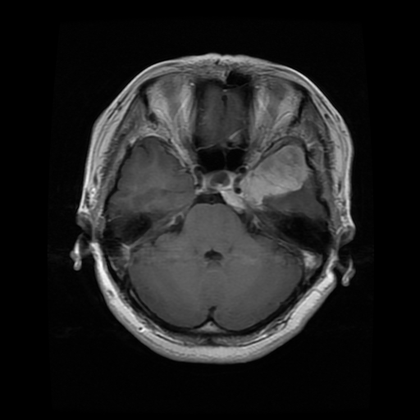
%> input picture imags_E_S/gray/1.png, 420 x 420 px, shrunk from 512 x 512 before the run
$ octave main_gray.m   (GNU Octave 9; MATLAB toolbox functions it lacks are replaced by stand-ins)
%> lines starting %> are read from the running program, lines starting %| are printed output that depends on the picture; in (x1, y1, x2, y2) boxes, pixels count from 0 and x2, y2 are one past the last pixel; in counts of white or black regions, pixels touching at a corner belong together; the program's own positions count from 1
### imnoise.m
function b = imnoise(varargin)
%IMNOISE Add noise to image.
%   J = IMNOISE(I,TYPE,...) Add noise of a given TYPE to the intensity image
%   I. TYPE is a string that can have one of these values:
%
%       'gaussian'       Gaussian white noise with constant
%                        mean and variance
%
%       'localvar'       Zero-mean Gaussian white noise
%                        with an intensity-dependent variance
%
%       'poisson'        Poisson noise
%
%       'salt & pepper'  "On and Off" pixels
%
%       'speckle'        Multiplicative noise
%
%   Depending on TYPE, you can specify additional parameters to IMNOISE. All
%   numerical parameters are normalized; they correspond to operations with
%   images with intensities ranging from 0 to 1.
%
%   J = IMNOISE(I,'gaussian',M,V) adds Gaussian white noise of mean M and
%   variance V to the image I. When unspecified, M and V default to 0 and
%   0.01 respectively.
%
%   J = imnoise(I,'localvar',V) adds zero-mean, Gaussian white noise of
%   local variance, V, to the image I.  V is an array of the same size as I.
%
%   J = imnoise(I,'localvar',IMAGE_INTENSITY,VAR) adds zero-mean, Gaussian
%   noise to an image, I, where the local variance of the noise is a
%   function of the image intensity values in I.  IMAGE_INTENSITY and VAR
%   are vectors of the same size, and PLOT(IMAGE_INTENSITY,VAR) plots the
%   functional relationship between noise variance and image intensity.
%   IMAGE_INTENSITY must contain normalized intensity values ranging from 0
%   to 1.
%
%   J = IMNOISE(I,'poisson') generates Poisson noise from the data instead
%   of adding artificial noise to the data. In order to respect Poisson
%   statistics, the intensities of uint8 and uint16 images must correspond
%   to the number of photons (or any other quanta of information).
%   Double-precision images are used when the number of photons per pixel
%   can be much larger than 65535 (but less than 10^12); the intensities
%   values vary between 0 and 1 and correspond to the number of photons
%   divided by 10^12.
%
%   J = IMNOISE(I,'salt & pepper',D) adds "salt and pepper" noise to the
%   image I, where D is the noise density.  This affects approximately
%   D*numel(I) pixels. The default for D is 0.05.
%
%   J = IMNOISE(I,'speckle',V) adds multiplicative noise to the image I,
%   using the equation J = I + n*I, where n is uniformly distributed random
%   noise with mean 0 and variance V. The default for V is 0.04.
%
%   Note
%   ----
%   The mean and variance parameters for 'gaussian', 'localvar', and
%   'speckle' noise types are always specified as if for a double image
%   in the range [0, 1].  If the input image is of class uint8 or uint16,
%   the imnoise function converts the image to double, adds noise
%   according to the specified type and parameters, and then converts the
%   noisy image back to the same class as the input.
%
%   Class Support
%   -------------
%   I can be of class uint8, uint16, or double. The output image J is of
%   the same class as I.  If I has more than two dimensions it is treated
%   as a multidimensional intensity image and not as an RGB image.
%
%   Example
%   -------
%        I = imread('eight.tif');
%        J = imnoise(I,'salt & pepper', 0.02);
%        imview(I), imview(J)
%
%   See also IMNSTATS, RAND, RANDN.

%   Copyright 1993-2003 The MathWorks, Inc.
%   $Revision: 5.20.4.3 $  $Date: 2003/08/01 18:09:05 $

  [a, code, classIn, classChanged, p3, p4] = ParseInputs(varargin{:});

  clear varargin;
  sizeA = size(a);

  switch code
   case 'gaussian' % Gaussian white noise
    b = a + sqrt(p4)*randn(sizeA) + p3;

   case 'localvar_1' % Gaussian white noise with variance varying locally
                     % imnoise(a,'localvar',v)
                     % v is local variance array
    b = a + sqrt(p3).*randn(sizeA); % Use a local variance array

   case 'localvar_2' % Gaussian white noise with variance varying locally
                     % Use an empirical intensity-variance relation
    intensity = p3(:); % Use an empirical intensity-variance relation
    var       = p4(:);
    minI  = min(intensity);
    maxI  = max(intensity);
    b     = min(max(a,minI),maxI);
    b     = reshape(interp1(intensity,var,b(:)),sizeA);
    b     = a + sqrt(b).*randn(sizeA);

   case 'poisson' % Poisson noise
    switch classIn
     case 'uint8'
      a = round(a*255);
     case 'uint16'
      a = round(a*65535);
     case 'double'
      a = round(a*10^12); % Recalibration
    end

    a = a(:);

    %  (Monte-Carlo Rejection Method) Ref. Numerical
    %  Recipes in C, 2nd Edition, Press, Teukolsky,
    %  Vetterling, Flannery (Cambridge Press)

    b=zeros(size(a));
    idx1=find(a<50); % Cases where pixel intensities are less than 50 units
    if (~isempty(idx1))
      g=exp(-a(idx1));
      em=-ones(size(g));
      t=ones(size(g));
      idx2= (1:length(idx1))';
      while ~isempty(idx2)
        em(idx2)=em(idx2)+1;
        t(idx2)=t(idx2).*rand(size(idx2));
        idx2 = idx2(t(idx2) > g(idx2));
      end
      b(idx1)=em;
    end

    % For large pixel intensities the Poisson pdf becomes
    % very similar to a Gaussian pdf of mean and of variance
    % equal to the local pixel intensities. Ref. Mathematical Methods
    % of Physics, 2nd Edition, Mathews, Walker (Addison Wesley)
    idx1=find(a>=50); % Cases where pixel intensities are more than 49 units
    if (~isempty(idx1))
      b(idx1)=round(a(idx1)+sqrt(a(idx1)).*randn(size(idx1)));
    end

    b = reshape(b,sizeA);

   case 'salt & pepper' % Salt & pepper noise
    b = a;
    x = rand(sizeA);
    d = find(x < p3/2);
    b(d) = 0; % Minimum value
    d = find(x >= p3/2 & x < p3);
    b(d) = 1; % Maximum (saturated) value

   case 'speckle' % Speckle (multiplicative) noise
    b = a + sqrt(12*p3)*a.*(rand(sizeA)-.5);

  end

  % Truncate the output array data if necessary
  if strcmp(code,{'poisson'})
    switch classIn
     case 'uint8'
      b = uint8(b);
     case 'uint16'
      b = uint16(b);
     case 'double'
      b = min(b/10^12,1);
    end
  else
    b = max(0,min(b,1));
    % The output class should be the same as the input class
    if classChanged,
      b = changeclass(classIn, b);
    end
  end


%%%
%%% ParseInputs
%%%
function [a, code, classIn, classChanged, p3, p4, msg] = ParseInputs(varargin)

% Initialization
a            = [];
code         = 'gaussian';
classIn      = '';
classChanged = [];
p3           = [];
p4           = [];
msg = '';

% Check the number of input arguments.

% checknargin(1,4,nargin,mfilename);

% Check the input-array type.
a = varargin{1};
% checkinput(a, {'uint8','uint16','double'}, '', mfilename, 'I', 1);

% Change class to double
classIn = class(a);
classChanged = 0;
if ~isa(a, 'double')
  a = im2double(a);
  classChanged = 1;
else
  % Check for valid image I
  if ~(isNonnegativeReal(a(:)) && all(a(:)<=1))
    eid = sprintf('Images:%s:invalidDoubleImage',mfilename);
    msg = 'A valid double image must have values between zero and one.';
    error(eid,'%s',msg);
  end
end

% Check the noise type.
if nargin > 1
  if ~ischar(varargin{2})
    eid = sprintf('Images:%s:invalidNoiseType',mfilename);
    msg = 'TYPE must be a character string.';
    error(eid,'%s',msg);
  end

  % Preprocess noise type string to detect abbreviations.
  allStrings = {'gaussian', 'salt & pepper', 'speckle',...
                'poisson','localvar'};
  idx = strmatch(lower(varargin{2}), allStrings);
  switch length(idx)
   case 0
    eid = sprintf('Images:%s:unknownNoiseType',mfilename);
    msg = sprintf('Unknown noise type: ''%s''.', varargin{2});
    error(eid,'%s',msg);
   case 1
    code = allStrings{idx};
   otherwise
    eid = sprintf('Images:%s:ambiguousNoiseType',mfilename);
    msg = sprintf('Ambiguous noise type: ''%s''.', varargin{2});
    error(eid,'%s',msg);
  end
else
  code = 'gaussian';  % default noise type
end

switch code
 case 'poisson'
  if nargin > 2
    eid = sprintf('Images:%s:tooManyPoissonInputs',mfilename);
    msg = 'Too many inputs for ''poisson'' noise.';
    error(eid,'%s',msg);
  end

 case 'gaussian'
  p3 = 0;     % default mean
  p4 = 0.01;  % default variance

  if nargin > 2
    p3 = varargin{3};
    if ~isRealScalar(p3)
      eid = sprintf('Images:%s:invalidMean',mfilename);
      msg = 'For ''gaussian'' noise, M must be a real scalar.';
      error(eid,'%s',msg);
    end
  end

  if nargin > 3
    p4 = varargin{4};
    if ~isNonnegativeRealScalar(p4)
      eid = sprintf('Images:%s:invalidVariance',mfilename);
      msg = 'For ''gaussian'' noise, V must be a real nonnegative scalar.';
      error(eid,'%s',msg);
    end
  end

  if nargin > 4
    eid = sprintf('Images:%s:tooManyGaussianInputs',mfilename);
    msg = 'Too many inputs for ''gaussian'' noise.';
    error(eid,'%s',msg);
    return;
  end

 case 'salt & pepper'
  p3 = 0.05;   % default density

  if nargin > 2
    p3 = varargin{3};
    if ~isNonnegativeRealScalar(p3) || (p3 > 1)
      eid = sprintf('Images:%s:invalidNoiseDensity',mfilename);
      msg1 = 'For ''salt & pepper'' noise, D must be a real nonnegative ';
      msg2 = 'scalar less than or equal to 1.';
      msg = sprintf('%s\n%s',msg1,msg2);
      error(eid,'%s',msg);
    end

    if nargin > 3
      eid = sprintf('Images:%s:tooManySaltAndPepperInputs',mfilename);
      msg = 'Too many inputs for ''salt & pepper'' noise.';
      error(eid,'%s',msg);
    end
  end

 case 'speckle'
  p3 = 0.05;    % default variance

  if nargin > 2
    p3 = varargin{3};
    if ~isNonnegativeRealScalar(p3)
      eid = sprintf('Images:%s:invalidVariance',mfilename);
      msg = 'For ''speckle'' noise, V must be a nonnegative real scalar.';
      error(eid,'%s',msg);
    end
  end

  if nargin > 3
    eid = sprintf('Images:%s:tooManySpeckleInputs',mfilename);
    msg = 'Too many inputs for ''speckle'' noise.';
    error(eid,'%s',msg);
  end

 case 'localvar'
  if nargin < 3
    eid = sprintf('Images:%s:toofewLocalVarInputs',mfilename);
    msg = 'Too few inputs for ''localvar'' noise.';
    error(eid,'%s',msg);

  elseif nargin == 3
    % IMNOISE(a,'localvar',v)
    code = 'localvar_1';
    p3 = varargin{3};
    if ~isNonnegativeReal(p3) || ~isequal(size(p3),size(a))
      eid = sprintf('Images:%s:invalidLocalVariance',mfilename);
      msg1 = 'For the ''localvar'' noise syntax, V must contain ';
      msg2 = 'only nonnegative real values and be the same size as A.';
      msg = sprintf('%s\n%s',msg1,msg2);
      error(eid,'%s',msg);
    end

  elseif nargin == 4
    % IMNOISE(a,'localvar',IMAGE_INTENSITY,NOISE_VARIANCE)
    code = 'localvar_2';
    p3 = varargin{3};
    p4 = varargin{4};

    if ~isNonnegativeRealVector(p3) || (any(p3) > 1)
      eid = sprintf('Images:%s:invalidImageIntensity',mfilename);
      msg1 = 'For ''localvar'' noise, IMAGE_INTENSITY must be a ';
      msg2 = 'nonnegative real vector less than or equal to 1.';
      msg = sprintf('%s\n%s',msg1,msg2);
      error(eid,'%s',msg);
    end

    if ~isNonnegativeRealVector(p4)
      eid = sprintf('Images:%s:invalidLocalVariance',mfilename);
      msg1 = 'For ''localvar'' noise, NOISE_VARIANCE must be a ';
      msg2 = 'nonnegative real vector.';
      msg = sprintf('%s\n%s',msg1,msg2);
      error(eid,'%s',msg);
    end

    if ~isequal(size(p3),size(p4))
      eid = sprintf('Images:%s:invalidSize',mfilename);
      msg1 = 'For ''localvar'' noise, IMAGE_INTENSITY and ';
      msg2 = 'NOISE_VARIANCE must be the same size.';
      msg = sprintf('%s\n%s',msg1,msg2);
      error(eid,'%s',msg);
    end

  else
    eid = sprintf('Images:%s:tooManyLocalVarInputs',mfilename);
    msg = 'Too many inputs for ''localvar'' noise.';
    error(eid,'%s',msg);
  end

end

%%%
%%% isReal
%%%
function t = isReal(P)
%   isReal(P) returns 1 if P contains only real
%   numbers and returns 0 otherwise.
%
  isFinite  = all(isfinite(P(:)));
  t = isreal(P) && isFinite && ~isempty(P);


%%%
%%% isNonnegativeReal
%%%
% [5 lines left out: function isNonnegativeReal, not called in this run]


%%%
%%% isRealScalar
%%%
function t = isRealScalar(P)
%   isRealScalar(P) returns 1 if P is a real,
%   scalar number and returns 0 otherwise.
%
  t = isReal(P) && (numel(P)==1);


%%%
%%% isNonnegativeRealScalar
%%%
% [5 lines left out: function isNonnegativeRealScalar, not called in this run]


%%%
%%% isVector
%%%
% [4 lines left out: function isVector, not called in this run]


%%%
%%% isNonnegativeRealVector
%%%
% [5 lines left out: function isNonnegativeRealVector, not called in this run]

### FRFCM/changeclass.m
function image = changeclass(class, varargin)
%CHANGECLASS changes the storage class of an image.
%  I2 = CHANGECLASS(CLASS, I);
%  RGB2 = CHANGECLASS(CLASS, RGB);
%  BW2 = CHANGECLASS(CLASS, BW);
%  X2 = CHANGECLASS(CLASS, X, 'indexed');

%  Copyright 1993-2002 The MathWorks, Inc.  Used with permission.
%  $Revision: 1.2 $  $Date: 2003/02/19 22:09:58 $

switch class
case 'uint8'
   image = im2uint8(varargin{:});
case 'uint16'
   image = im2uint16(varargin{:});
case 'double'
   image = im2double(varargin{:});
otherwise
   error('Unsupported IPT data class.');
end

### FRFCM/w_recons_CO.m
% morphological closing reconstruction
function fobrcbr=w_recons_CO(f,se)
fe=imerode(f,se);
fobr=imreconstruct(fe,f);
fobrc=imcomplement(fobr);
fobrce=imerode(fobrc,se);
fobrcbr=imcomplement(imreconstruct(fobrce,fobrc));

### FRFCM/FRFCM.m
function  [center, U, obj_U, iter_n]=FRFCM(data,cluster_n,diameter,w_size)
% Firstly, we use morphological reconstruction to reconstruct original image to suppress noise;
% Secondly, we use histogram to reduce the computational complexity of FCM;
% Thirdly, we use a median filter to smooth the fuzzy membership U;
% Finally, we normalize U;
% Input variants and parameters
  % data is a 2D matrix of size row*col, it means that the input is a gray image
  % cluster_n denotes the number of cluster centers
  % diameter denotes the parameter of structuring element used in
  % mrophological recosntruction
  % w_size is the scale of the filtering window

if nargin ~= 4
    error('Too many or too few input arguments!');
end
% Change the following to set default options
options = [2;   % exponent for the partition matrix
        100;    % max. number of iteration
        1e-5;   % min. amount of improvement
        1]; % info display during iteration
expo = options(1);      % Exponent for U
max_iter = options(2);      % Max. iteration
obj_U = zeros(max_iter, 1);   % Array for objective function
%% step 1, morphological reconstruction
data=w_recons_CO(data,strel('square',diameter));
%% step 2, FCM on histogram
row=size(data, 1);col=size(data,2);
data_n = row*col;  % the number of pixels
data=data(:);
data_u=unique(data(:));% computing the histogram
n_r=size(data_u,1); % n_r denotes the number of pixels with different gray value
U=initfcm(cluster_n,n_r);   % Initial fuzzy partition
sum_U{1}=double(U>0.5);sum_U{2}=sum_U{1};
% computing histogram
N_p=zeros(length(data_u),1);
   for i=1:length(data_u)
       N_p(i)=sum(data==data_u(i));
   end
 Num=ones(cluster_n,1)*N_p';
 %% main loop
dist=zeros(cluster_n,n_r);dist2=zeros(cluster_n,data_n);
for w= 1:max_iter
    mf = Num.*(U.^expo);
    center = mf*data_u./((ones(size(data, 2), 1)*sum(mf'))');
   for k=1: size(center, 1)
     dist(k, :)=abs(center(k)-data_u)';
   end
   tmp=dist.^2;
   h1=(tmp+eps).^(-1/(expo-1));
   U=(h1)./(ones(cluster_n,1)*(sum(h1))+eps);
if w>2
    sum_U{w}=double(U>0.5);
    obj_U(w)=sum(sum(abs(sum_U{w}-sum_U{w-1})));
    if obj_U(w)==0,break; end,
end
end
iter_n = w; % Actual number of iterations
%% compute membership matrix U according to cluster centers
   for k2=1: size(center, 1)
     dist2(k2, :)=abs(center(k2)-data)';
   end
   tmp =dist2+eps;
   h1=(tmp).^(-1/(expo-1));
   U=(h1)./(ones(cluster_n,1)*(sum(h1))+eps);
%% median filtering
   for k3=1: size(center, 1)
      U1= U (k3,:);
      U1=reshape(U1,[row,col]); %reshape the vector U to a matrix of size row*col
      UU=medfilt2(U1,[w_size,w_size]); % Notice that we cann't use U1.^expo due to the high computational complexity
      GG(k3,:)=UU(:);
  end
   U=GG./(ones(cluster_n,1)*(sum(GG))+eps);  % the normalization

### FRFCM/initfcm.m
function U = initfcm(cluster_n, data_n)
%INITFCM Generate initial fuzzy partition matrix for fuzzy c-means clustering.
%   U = INITFCM(CLUSTER_N, DATA_N) randomly generates a fuzzy partition
%   matrix U that is CLUSTER_N by DATA_N, where CLUSTER_N is number of
%   clusters and DATA_N is number of data points. The summation of each
%   column of the generated U is equal to unity, as required by fuzzy
%   c-means clustering.
%
%       See also DISTFCM, FCMDEMO, IRISFCM, STEPFCM, FCM.

%   Roger Jang, 12-1-94.
%   Copyright 1994-2002 The MathWorks, Inc.
%   $Revision: 1.11 $  $Date: 2002/04/14 22:21:58 $

U = rand(cluster_n, data_n);
col_sum = sum(U);
U = U./col_sum(ones(cluster_n, 1), :);

### FRFCM/fcm_image.m
% This function is only suitabe for gray image
function gx=fcm_image(f,U,center)
[m,n]=size(f);
[~,idx_f]=max(U);
imput_f=reshape(idx_f,[m n]);
imput_ff=zeros(m,n); %input_ff denotes the classification result based on the cluster center
for k=1:length(center(:,1))
    t=(imput_f==k).*center(k);
    imput_ff=imput_ff+t;
end
gx=uint8(imput_ff);

### FRFCM/main_gray.m
% Please cite the paper "Tao Lei, Xiaohong Jia, Yanning Zhang, Lifeng He, Hongying Meng and Asoke K. Nandi, Significantly Fast and Robust
% Fuzzy C-Means Clustering Algorithm Based on Morphological Reconstruction and Membership Filtering, IEEE Transactions on Fuzzy Systems,
% DOI: 10.1109/TFUZZ.2018.2796074, 2018.2018"

% The paper is OpenAccess and you can download the paper freely from "http://ieeexplore.ieee.org/stamp/stamp.jsp?tp=&arnumber=8265186."
% The code was written by Tao Lei in 2017.
% If you have any problems, please contact me.
% Email address: leitao@sust.edu.cn

clc
close all
clear all
%% test a gray image
f_ori=imread('C:\Users\cober\Documents\Matlab_processing_image\imags_E_S\gray\1.png');
%> f_ori is the input picture: size 420x420 uint8; min 0, max 253, mean 33.2
fn=imnoise(f_ori,'gaussian',0.03);
%> in ParseInputs, `idx = strmatch(lower(varargin{2}), allStrings);`: idx = 1
%> in ParseInputs, `code = allStrings{idx};`: code = 'gaussian'
%> in ParseInputs, `p3 = varargin{3};`: p3 = 0.03
%> in isReal, `isFinite  = all(isfinite(P(:)));`: isFinite = true
%> in imnoise, `[a, code, classIn, classChanged, p3, p4] = ParseInputs(varargin{:});`: code = 'gaussian'; classIn = 'uint8'; classChanged = 1; p3 = 0.03; p4 = 0.01
%> in imnoise, `b = a + sqrt(p4)*randn(sizeA) + p3;`:
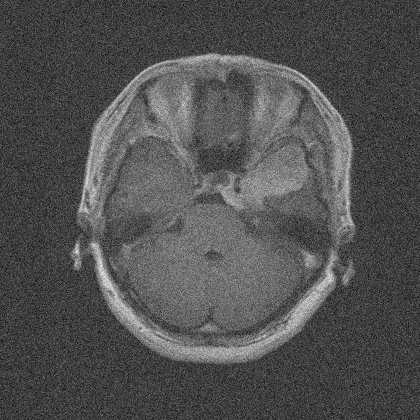
%> b: size 420x420 double; min -0.376, max 1.3, mean 0.16; drawn with min black and max white
%% parameters
cluster=3; % the number of clustering centers
se=3; % the parameter of structuing element used for morphological reconstruction
w_size=3; % the size of fitlering window
%% segment an image corrupted by noise
tic
[center1,U1,~,t1]=FRFCM(double(fn),cluster,se,w_size);
%> in w_recons_CO, `fobrce=imerode(fobrc,se);`:
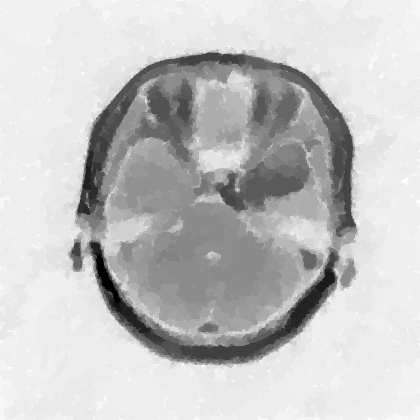
%> fobrce: size 420x420 double; min -228, max 1, mean -51.21; drawn with min black and max white
%> in FRFCM, `data_u=unique(data(:));`: data_u = 229 values from 0 to 229
%> in FRFCM, `n_r=size(data_u,1);`: n_r = 229
%> in initfcm, `col_sum = sum(U);`: col_sum = 229 values, max 2.79 at index 85, min 0.231 at index 182, mean 1.5
%> in FRFCM, `U=initfcm(cluster_n,n_r);`: U = 229 columns, first 8: [0.417 0.22 0.501 0.292 0.17 0.117 0.401 0.316; 0.375 0.435 0.194 0.455 0.456 0.425 0.446 0.389; 0.208 0.345 0.305 0.253 0.373 0.459 0.153 0.296]
%> after the loop in FRFCM, `for i=1:length(data_u)`: N_p = 229 values, max 11694 at index 1, min 1 at index 210, mean 770.3
%> after the loop in FRFCM, `for w= 1:max_iter`: dist = 229 columns, first 8: [10.58 9.58 8.58 7.58 6.58 5.58 4.58 3.58; 81.48 80.48 79.48 78.48 77.48 76.48 75.48 74.48; 144 143 142 141 140 139 138 137]; obj_U = 100 values, max 244 at index 3, min 0 at index 1, mean 3.76; sum_U = 17 items
%> the loop in FRFCM, `for k2=1: size(center, 1)` made 3 passes
%> the loop in FRFCM, `for k3=1: size(center, 1)` made 3 passes
%> pass 1, in FRFCM, `U1=reshape(U1,[row,col]);`:
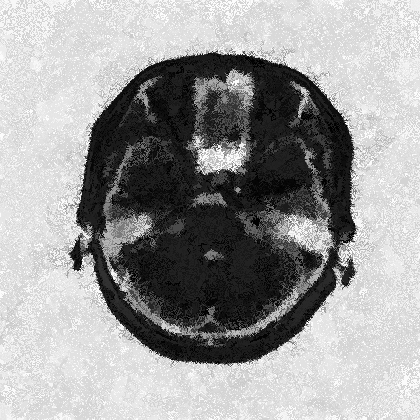
%> U1: size 420x420 double; min 0.000348, max 0.991, mean 0.612
%> pass 2, in FRFCM, `UU=medfilt2(U1,[w_size,w_size]); % Notice that we cann't use U1.^expo ..`:
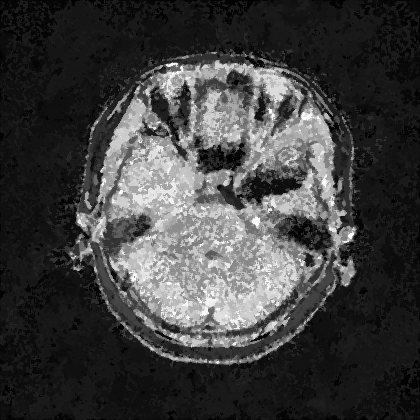
%> UU: size 420x420 double; min 0, max 0.986, mean 0.25
%> center1 = [10.58; 81.48; 144]; t1 = 17
Time1=toc;
disp(strcat('running time is: ',num2str(Time1)))
f_seg=fcm_image(f_ori,U1,center1);
%> in fcm_image, `imput_f=reshape(idx_f,[m n]);`:
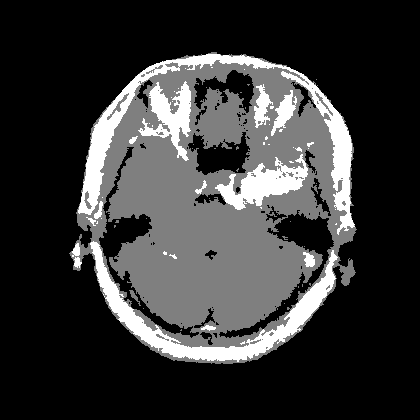
%> imput_f: size 420x420 double; min 1, max 3, mean 1.43; drawn with min black and max white
%> the loop in fcm_image, `for k=1:length(center(:,1))` made 3 passes
%> pass 1, in fcm_image, `t=(imput_f==k).*center(k);`:
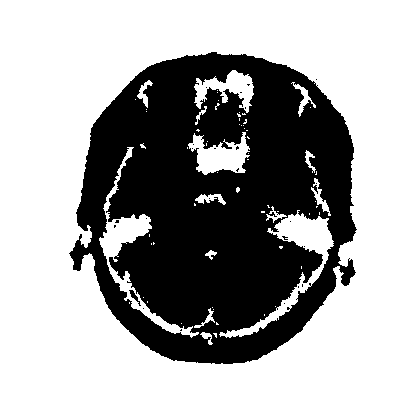
%> t: size 420x420 double; values 0 (black) and 10.58 (white), 66% white; 25 black regions (23 under 20 px), largest, box (x1, y1, x2, y2) and area: (69, 52, 357, 364) 59883, (129, 290, 141, 306) 56
%> after the loop in fcm_image, `for k=1:length(center(:,1))`:
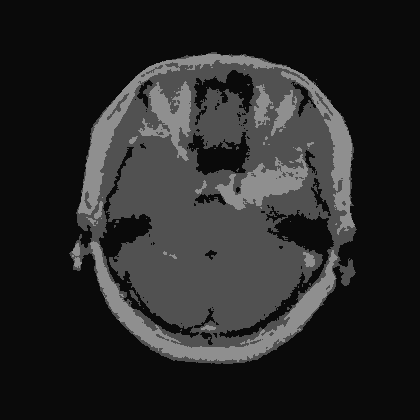
%> imput_ff: size 420x420 double; min 10.58, max 144, mean 40.3
imshow(fn),title('Original image');
figure,imshow(f_seg);title('segmentated result');
